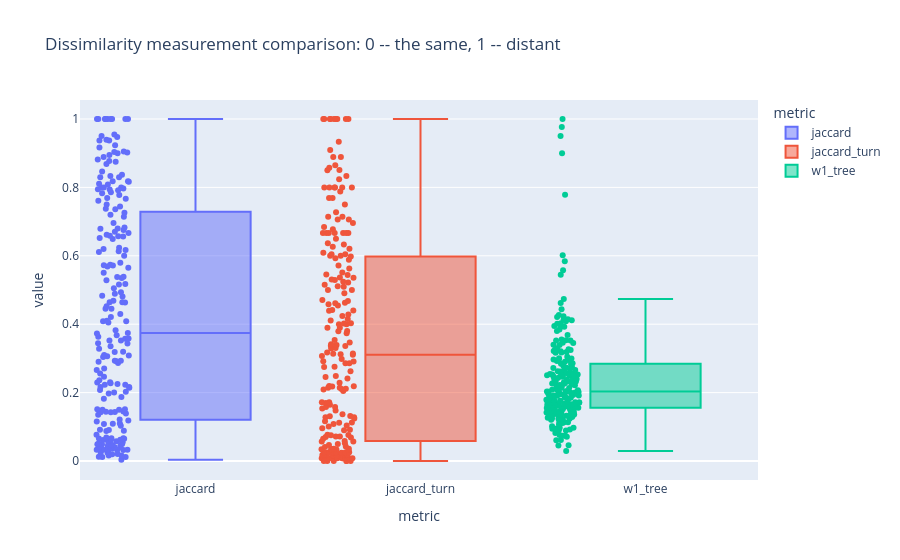

This figure's notebook cell:
### Code cell
px.box(
    df_box,
    x="metric",
    y="value",
    points="all",
    hover_data=["country", "name", "region"],
    title="Dissimilarity measurement comparison: 0 -- the same, 1 -- distant",
    color="metric"
)

### Figure 1 — Plotly figure (JSON) as saved in the notebook; plotly's stock layout.template omitted (floating-point values rounded to 4 significant figures; data arrays with more than 128 entries replaced by an {"elided": "..."} marker saying what was removed)
{"data": [{"alignmentgroup": "True", "boxpoints": "all", "customdata": {"elided": "217x3 str values"}, "hovertemplate": "metric=%{x}<br>value=%{y}<br>country=%{customdata[0]}<br>name=%{customdata[1]}<br>region=%{customdata[2]}<extra></extra>", "legendgroup": "jaccard", "marker": {"color": "#636efa"}, "name": "jaccard", "notched": false, "offsetgroup": "jaccard", "orientation": "v", "showlegend": true, "x": {"elided": "217 str values"}, "x0": " ", "xaxis": "x", "y": {"elided": "217 float values"}, "y0": " ", "yaxis": "y", "type": "box"}, {"alignmentgroup": "True", "boxpoints": "all", "customdata": {"elided": "217x3 str values"}, "hovertemplate": "metric=%{x}<br>value=%{y}<br>country=%{customdata[0]}<br>name=%{customdata[1]}<br>region=%{customdata[2]}<extra></extra>", "legendgroup": "jaccard_turn", "marker": {"color": "#EF553B"}, "name": "jaccard_turn", "notched": false, "offsetgroup": "jaccard_turn", "orientation": "v", "showlegend": true, "x": {"elided": "217 str values"}, "x0": " ", "xaxis": "x", "y": {"elided": "217 float values"}, "y0": " ", "yaxis": "y", "type": "box"}, {"alignmentgroup": "True", "boxpoints": "all", "customdata": {"elided": "217x3 str values"}, "hovertemplate": "metric=%{x}<br>value=%{y}<br>country=%{customdata[0]}<br>name=%{customdata[1]}<br>region=%{customdata[2]}<extra></extra>", "legendgroup": "w1_tree", "marker": {"color": "#00cc96"}, "name": "w1_tree", "notched": false, "offsetgroup": "w1_tree", "orientation": "v", "showlegend": true, "x": {"elided": "217 str values"}, "x0": " ", "xaxis": "x", "y": {"elided": "217 float values"}, "y0": " ", "yaxis": "y", "type": "box"}], "layout": {"xaxis": {"anchor": "y", "domain": [0.0, 1.0], "title": {"text": "metric"}, "categoryorder": "array", "categoryarray": ["jaccard", "jaccard_turn", "w1_tree"]}, "yaxis": {"anchor": "x", "domain": [0.0, 1.0], "title": {"text": "value"}}, "legend": {"title": {"text": "metric"}, "tracegroupgap": 0}, "title": {"text": "Dissimilarity measurement comparison: 0 -- the same, 1 -- distant"}, "boxmode": "overlay"}}
